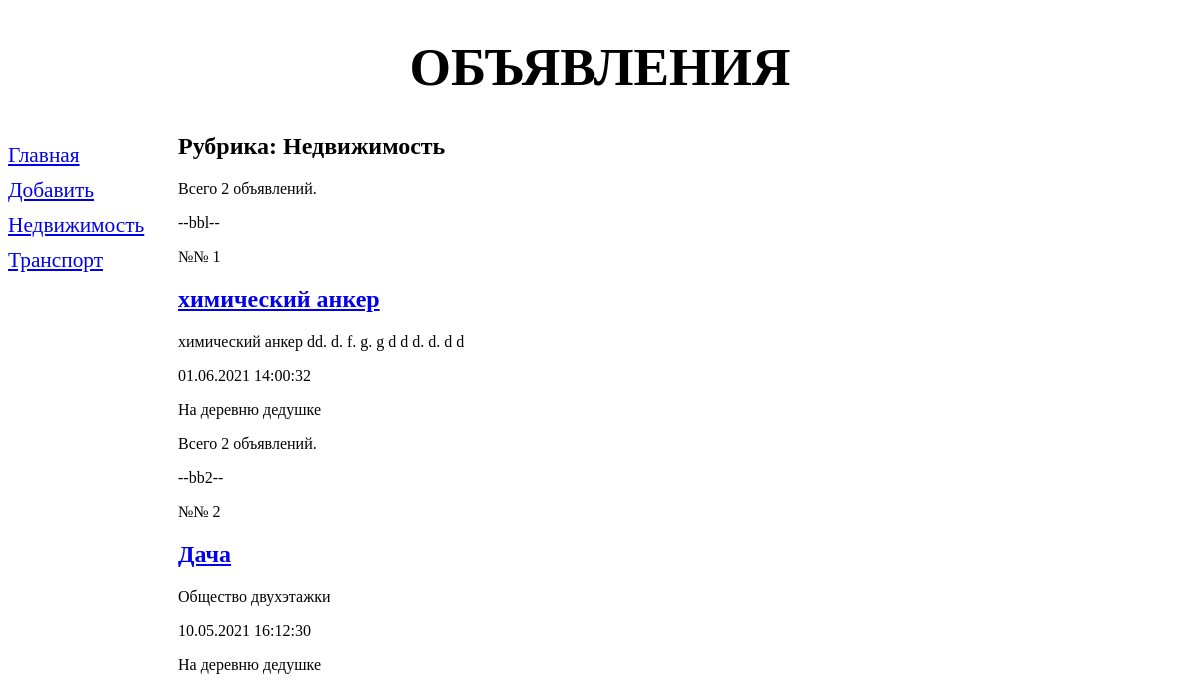
Page /bboard/1/ on the earlier database version.
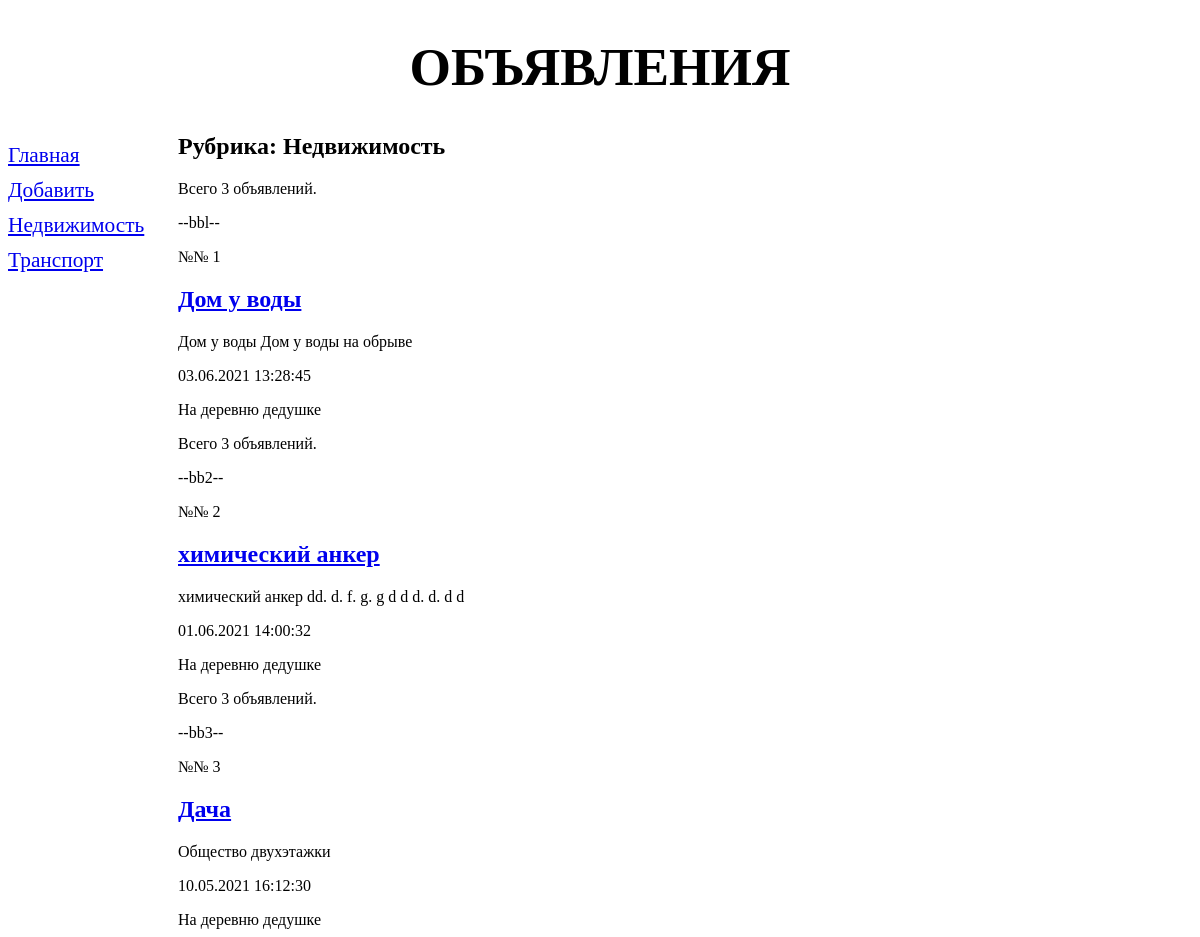
Same page on the later database version.
### bboard/models.py (models this page shows, shortened)
class Rubric(models.Model):
    name = models.CharField(max_length=20, db_index=True, verbose_name='Название')
    class Meta:
        verbose_name_plural = 'Рубрики'
        verbose_name = 'Рубрика'
        ordering = ['name']

class Bb(models.Model):
    class Kinds(models.TextChoices):
        __empty__ = 'Выберите тип публикуемого объявления'
        BUY = 'b', 'Куплю'
        SELL = 's', 'Продам'
        EXCHANGE = 'c', 'Обменяю'
        RENT = 'r', 'Арендую'
    kind = models.CharField(max_length=8, choices=Kinds.choices, default=Kinds.SELL, verbose_name='Тип сделки')
    title = models.CharField(max_length=50, verbose_name='Товар')
    content = models.TextField(null=True, blank=True, verbose_name='Описание')
    price = models.FloatField(null=True, blank=True, verbose_name='Цена')
    published = models.DateTimeField(auto_now_add=True, db_index=True, verbose_name='Опубликовано')
    rubric = models.ForeignKey('Rubric', null=True, on_delete=models.PROTECT, verbose_name='Рубрика')
    class Meta:
        verbose_name_plural = 'Объявления'
        verbose_name = 'Объявление'
        ordering = ['-published']
    def __str__(self):
        return self.title

### bboard/views.py (the view)
# urls.py: path('<int:rubric_id>/', by_rubric, name='by_rubric'),
@gzip_page  # сжатие страницы
def by_rubric(request, rubric_id):
    bbs = Bb.objects.filter(rubric=rubric_id)
    rubrics = Rubric.objects.all()
    current_rubric = Rubric.objects.get(pk=rubric_id)
    context = {'bbs': bbs, 'rubrics': rubrics, 'current_rubric': current_rubric}
    return render(request, 'bboard/by_rubric.html', context)

### templates/bboard/by_rubric.html (shortened to what this page needs)
{% extends 'layout/basic.html' %}
{% block content %}
    <h2>Рубрика: {{ current_rubric.name }}</h2>
    {% for bb in bbs %}
        {% with bb_count=bbs.count %}
            {% if bb_count > 0 %}
            <p>Всего {{ bb_count }} объявлений.</p>
            {% endif %}
        {% endwith %}
        --{% cycle 'bbl' 'bb2' 'bb3' as class %}--
        <div class="{{ class }}">
        <p>№№ {{ forloop.counter }}</p>
            <h2><a href="{% url 'detail' pk=bb.pk %}"> {{ bb.title }}</a></h2>
            <p>{{ bb.content }}</p>
            <p>{{ bb.published|date:"d.m.Y H:i:s" }}</p>
        {% firstof bb.phone bb.email 'На деревню дедушке' %}
        </div>
    {% endfor %}
{% endblock %}

### templates/layout/basic.html (shortened to what this page needs)
{% load static %}
<!DOCTYPE html>
<html lang="ru">
<head>
<link rel="stylesheet" type="text/css" href="{% static '/bboard/style.css' %}">
</head>
<body>
<header>
    <h1>Объявления</h1>
</header>
<nav>
    <a href="{% url 'index' %}">Главная</a>
    <a href="{% url 'add' %}">Добавить</a>
    {% for rubric in rubrics %}
        <a href="{% url 'by_rubric' rubric.pk %}">{{ rubric.name }}</a>
    {% endfor %}
</nav>
<section>
    {% block content %}
    {% endblock %}
</section>
</body>
</html>

### static/bboard/style.css (style rules this page uses)
header h1 { font-size: 40pt; text-transform: uppercase; text-align: center; background: url("bg.jpeg") left / auto 100% no-repeat; }
nav { font-size: 16pt; width: 150px; float: left; }
nav a { display: block; margin: 10px 0px; }
section { margin-left: 170px; }

Differences in the rows shown:
added Bb: bb_count "3", title "Дом у воды", content "Дом у воды Дом у воды на обрыве", published "03.06.2021 13:28:45", phone "На деревню дедушке"
computed for Bb "химический анкер": bb_count "2" → "3"
computed for Bb "Дача": bb_count "2" → "3"
